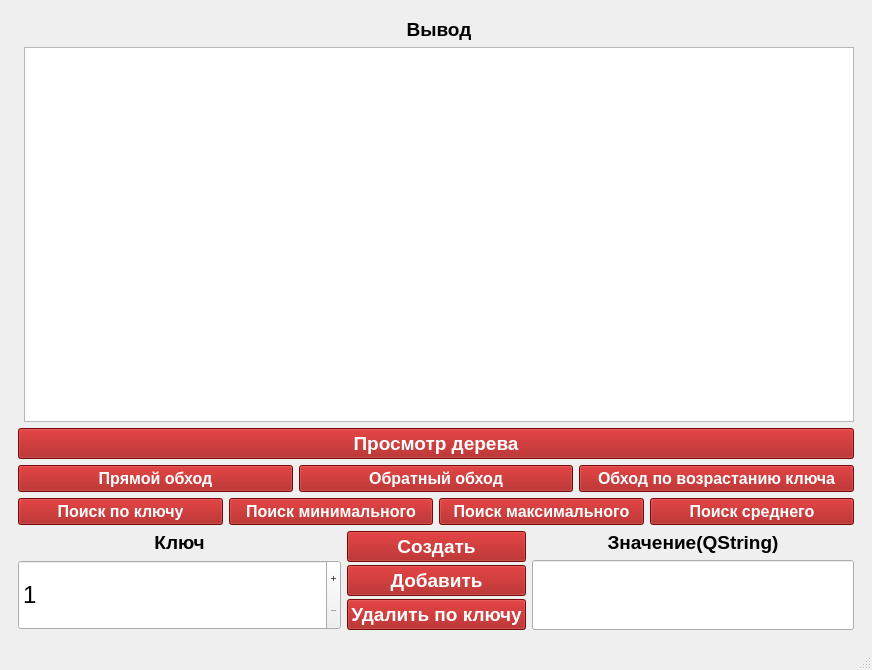
<?xml version="1.0" encoding="UTF-8"?>
<ui version="4.0">
 <class>MainWindow</class>
 <widget class="QMainWindow" name="MainWindow">
  <property name="geometry">
   <rect>
    <x>0</x>
    <y>0</y>
    <width>872</width>
    <height>670</height>
   </rect>
  </property>
  <property name="windowTitle">
   <string>AVLTree</string>
  </property>
  <widget class="QWidget" name="centralwidget">
   <layout class="QFormLayout" name="formLayout_2">
    <item row="0" column="0" colspan="2">
     <widget class="QStackedWidget" name="stackedWidget">
      <property name="currentIndex">
       <number>0</number>
      </property>
      <widget class="QWidget" name="page">
       <layout class="QGridLayout" name="gridLayout_2">
        <property name="sizeConstraint">
         <enum>QLayout::SetDefaultConstraint</enum>
        </property>
        <property name="leftMargin">
         <number>9</number>
        </property>
        <property name="topMargin">
         <number>9</number>
        </property>
        <item row="6" column="0" rowspan="2" colspan="2">
         <layout class="QHBoxLayout" name="horizontalLayout">
          <property name="spacing">
           <number>6</number>
          </property>
          <property name="topMargin">
           <number>0</number>
          </property>
          <item>
           <layout class="QVBoxLayout" name="verticalLayout">
            <item>
             <widget class="QLabel" name="label">
              <property name="sizePolicy">
               <sizepolicy hsizetype="Expanding" vsizetype="Fixed">
                <horstretch>0</horstretch>
                <verstretch>0</verstretch>
               </sizepolicy>
              </property>
              <property name="font">
               <font>
                <pointsize>14</pointsize>
                <bold>true</bold>
               </font>
              </property>
              <property name="text">
               <string>Ключ</string>
              </property>
              <property name="alignment">
               <set>Qt::AlignCenter</set>
              </property>
             </widget>
            </item>
            <item>
             <widget class="QSpinBox" name="keyValue">
              <property name="sizePolicy">
               <sizepolicy hsizetype="Expanding" vsizetype="Expanding">
                <horstretch>0</horstretch>
                <verstretch>0</verstretch>
               </sizepolicy>
              </property>
              <property name="font">
               <font>
                <pointsize>18</pointsize>
               </font>
              </property>
              <property name="buttonSymbols">
               <enum>QAbstractSpinBox::PlusMinus</enum>
              </property>
              <property name="minimum">
               <number>1</number>
              </property>
              <property name="maximum">
               <number>2147483647</number>
              </property>
             </widget>
            </item>
           </layout>
          </item>
          <item>
           <layout class="QVBoxLayout" name="verticalLayout_3">
            <property name="spacing">
             <number>3</number>
            </property>
            <item>
             <widget class="QPushButton" name="createButton">
              <property name="sizePolicy">
               <sizepolicy hsizetype="Minimum" vsizetype="Expanding">
                <horstretch>0</horstretch>
                <verstretch>0</verstretch>
               </sizepolicy>
              </property>
              <property name="font">
               <font>
                <pointsize>14</pointsize>
                <bold>true</bold>
               </font>
              </property>
              <property name="cursor">
               <cursorShape>PointingHandCursor</cursorShape>
              </property>
              <property name="styleSheet">
               <string notr="true">background-color: rgb(162, 11, 11);
color: rgb(255, 255, 255);</string>
              </property>
              <property name="text">
               <string>Создать</string>
              </property>
             </widget>
            </item>
            <item>
             <widget class="QPushButton" name="addButton">
              <property name="sizePolicy">
               <sizepolicy hsizetype="Minimum" vsizetype="Expanding">
                <horstretch>0</horstretch>
                <verstretch>0</verstretch>
               </sizepolicy>
              </property>
              <property name="font">
               <font>
                <pointsize>14</pointsize>
                <bold>true</bold>
               </font>
              </property>
              <property name="cursor">
               <cursorShape>PointingHandCursor</cursorShape>
              </property>
              <property name="styleSheet">
               <string notr="true">background-color: rgb(162, 11, 11);
color: rgb(255, 255, 255);</string>
              </property>
              <property name="text">
               <string>Добавить</string>
              </property>
             </widget>
            </item>
            <item>
             <widget class="QPushButton" name="deleteButton">
              <property name="sizePolicy">
               <sizepolicy hsizetype="Minimum" vsizetype="Expanding">
                <horstretch>0</horstretch>
                <verstretch>0</verstretch>
               </sizepolicy>
              </property>
              <property name="font">
               <font>
                <pointsize>14</pointsize>
                <bold>true</bold>
               </font>
              </property>
              <property name="cursor">
               <cursorShape>PointingHandCursor</cursorShape>
              </property>
              <property name="styleSheet">
               <string notr="true">background-color: rgb(162, 11, 11);
color: rgb(255, 255, 255);
</string>
              </property>
              <property name="text">
               <string>Удалить по ключу</string>
              </property>
             </widget>
            </item>
           </layout>
          </item>
          <item>
           <layout class="QVBoxLayout" name="verticalLayout_2">
            <item>
             <widget class="QLabel" name="label_2">
              <property name="sizePolicy">
               <sizepolicy hsizetype="Expanding" vsizetype="Fixed">
                <horstretch>0</horstretch>
                <verstretch>0</verstretch>
               </sizepolicy>
              </property>
              <property name="font">
               <font>
                <pointsize>14</pointsize>
                <bold>true</bold>
               </font>
              </property>
              <property name="text">
               <string>Значение(QString)</string>
              </property>
              <property name="alignment">
               <set>Qt::AlignCenter</set>
              </property>
             </widget>
            </item>
            <item>
             <widget class="QLineEdit" name="valueEdit">
              <property name="sizePolicy">
               <sizepolicy hsizetype="Expanding" vsizetype="Expanding">
                <horstretch>0</horstretch>
                <verstretch>0</verstretch>
               </sizepolicy>
              </property>
              <property name="font">
               <font>
                <pointsize>16</pointsize>
               </font>
              </property>
             </widget>
            </item>
           </layout>
          </item>
         </layout>
        </item>
        <item row="1" column="0" colspan="2">
         <widget class="QPushButton" name="treeButton">
          <property name="sizePolicy">
           <sizepolicy hsizetype="Minimum" vsizetype="Fixed">
            <horstretch>0</horstretch>
            <verstretch>0</verstretch>
           </sizepolicy>
          </property>
          <property name="font">
           <font>
            <pointsize>14</pointsize>
            <bold>true</bold>
           </font>
          </property>
          <property name="cursor">
           <cursorShape>PointingHandCursor</cursorShape>
          </property>
          <property name="layoutDirection">
           <enum>Qt::LeftToRight</enum>
          </property>
          <property name="autoFillBackground">
           <bool>false</bool>
          </property>
          <property name="styleSheet">
           <string notr="true">background-color: rgb(162, 11, 11);
color: rgb(255, 255, 255);</string>
          </property>
          <property name="text">
           <string>Просмотр дерева</string>
          </property>
          <property name="autoDefault">
           <bool>false</bool>
          </property>
          <property name="default">
           <bool>false</bool>
          </property>
          <property name="flat">
           <bool>false</bool>
          </property>
         </widget>
        </item>
        <item row="4" column="0" colspan="2">
         <layout class="QHBoxLayout" name="horizontalLayout_5">
          <item>
           <widget class="QPushButton" name="directInputButton">
            <property name="font">
             <font>
              <pointsize>12</pointsize>
              <bold>true</bold>
             </font>
            </property>
            <property name="cursor">
             <cursorShape>PointingHandCursor</cursorShape>
            </property>
            <property name="styleSheet">
             <string notr="true">background-color: rgb(162, 11, 11);
color: rgb(255, 255, 255);</string>
            </property>
            <property name="text">
             <string>Прямой обход</string>
            </property>
           </widget>
          </item>
          <item>
           <widget class="QPushButton" name="reverseInputButton">
            <property name="font">
             <font>
              <pointsize>12</pointsize>
              <bold>true</bold>
             </font>
            </property>
            <property name="cursor">
             <cursorShape>PointingHandCursor</cursorShape>
            </property>
            <property name="styleSheet">
             <string notr="true">background-color: rgb(162, 11, 11);
color: rgb(255, 255, 255);</string>
            </property>
            <property name="text">
             <string>Обратный обход</string>
            </property>
           </widget>
          </item>
          <item>
           <widget class="QPushButton" name="increseKeyButton">
            <property name="font">
             <font>
              <pointsize>12</pointsize>
              <bold>true</bold>
             </font>
            </property>
            <property name="cursor">
             <cursorShape>PointingHandCursor</cursorShape>
            </property>
            <property name="styleSheet">
             <string notr="true">background-color: rgb(162, 11, 11);
color: rgb(255, 255, 255);</string>
            </property>
            <property name="text">
             <string>Обход по возрастанию ключа</string>
            </property>
           </widget>
          </item>
         </layout>
        </item>
        <item row="0" column="1">
         <layout class="QVBoxLayout" name="verticalLayout_5">
          <item>
           <widget class="QLabel" name="label_3">
            <property name="font">
             <font>
              <pointsize>14</pointsize>
              <bold>true</bold>
             </font>
            </property>
            <property name="text">
             <string>Вывод</string>
            </property>
            <property name="alignment">
             <set>Qt::AlignCenter</set>
            </property>
           </widget>
          </item>
          <item>
           <widget class="QListWidget" name="inputWidget">
            <property name="sizePolicy">
             <sizepolicy hsizetype="Expanding" vsizetype="Expanding">
              <horstretch>0</horstretch>
              <verstretch>0</verstretch>
             </sizepolicy>
            </property>
            <property name="minimumSize">
             <size>
              <width>0</width>
              <height>0</height>
             </size>
            </property>
            <property name="maximumSize">
             <size>
              <width>16777215</width>
              <height>2740</height>
             </size>
            </property>
            <property name="font">
             <font>
              <pointsize>14</pointsize>
             </font>
            </property>
            <property name="wordWrap">
             <bool>true</bool>
            </property>
           </widget>
          </item>
         </layout>
        </item>
        <item row="5" column="0" colspan="2">
         <layout class="QHBoxLayout" name="horizontalLayout_7">
          <item>
           <widget class="QPushButton" name="findButton">
            <property name="font">
             <font>
              <pointsize>12</pointsize>
              <bold>true</bold>
             </font>
            </property>
            <property name="cursor">
             <cursorShape>PointingHandCursor</cursorShape>
            </property>
            <property name="styleSheet">
             <string notr="true">background-color: rgb(162, 11, 11);
color: rgb(255, 255, 255);</string>
            </property>
            <property name="text">
             <string>Поиск по ключу</string>
            </property>
           </widget>
          </item>
          <item>
           <widget class="QPushButton" name="findMinButton">
            <property name="font">
             <font>
              <pointsize>12</pointsize>
              <bold>true</bold>
             </font>
            </property>
            <property name="cursor">
             <cursorShape>PointingHandCursor</cursorShape>
            </property>
            <property name="styleSheet">
             <string notr="true">background-color: rgb(162, 11, 11);
color: rgb(255, 255, 255);</string>
            </property>
            <property name="text">
             <string>Поиск минимального</string>
            </property>
           </widget>
          </item>
          <item>
           <widget class="QPushButton" name="findMaxButton">
            <property name="font">
             <font>
              <pointsize>12</pointsize>
              <bold>true</bold>
             </font>
            </property>
            <property name="cursor">
             <cursorShape>PointingHandCursor</cursorShape>
            </property>
            <property name="styleSheet">
             <string notr="true">background-color: rgb(162, 11, 11);
color: rgb(255, 255, 255);</string>
            </property>
            <property name="text">
             <string>Поиск максимального</string>
            </property>
           </widget>
          </item>
          <item>
           <widget class="QPushButton" name="findAverageButton">
            <property name="font">
             <font>
              <pointsize>12</pointsize>
              <bold>true</bold>
             </font>
            </property>
            <property name="cursor">
             <cursorShape>PointingHandCursor</cursorShape>
            </property>
            <property name="styleSheet">
             <string notr="true">background-color: rgb(162, 11, 11);
color: rgb(255, 255, 255);</string>
            </property>
            <property name="text">
             <string>Поиск среднего</string>
            </property>
           </widget>
          </item>
         </layout>
        </item>
       </layout>
      </widget>
      <widget class="QWidget" name="page_2">
       <layout class="QGridLayout" name="gridLayout_3">
        <item row="0" column="0">
         <widget class="QTreeView" name="treeView">
          <property name="font">
           <font>
            <pointsize>16</pointsize>
           </font>
          </property>
          <property name="lineWidth">
           <number>1</number>
          </property>
          <property name="autoScrollMargin">
           <number>16</number>
          </property>
          <property name="editTriggers">
           <set>QAbstractItemView::NoEditTriggers</set>
          </property>
          <property name="alternatingRowColors">
           <bool>false</bool>
          </property>
          <property name="selectionMode">
           <enum>QAbstractItemView::SingleSelection</enum>
          </property>
          <property name="selectionBehavior">
           <enum>QAbstractItemView::SelectItems</enum>
          </property>
          <property name="textElideMode">
           <enum>Qt::ElideLeft</enum>
          </property>
          <property name="autoExpandDelay">
           <number>-1</number>
          </property>
          <property name="uniformRowHeights">
           <bool>false</bool>
          </property>
          <property name="sortingEnabled">
           <bool>false</bool>
          </property>
          <property name="animated">
           <bool>true</bool>
          </property>
          <property name="allColumnsShowFocus">
           <bool>false</bool>
          </property>
          <property name="headerHidden">
           <bool>true</bool>
          </property>
          <property name="expandsOnDoubleClick">
           <bool>true</bool>
          </property>
          <attribute name="headerVisible">
           <bool>false</bool>
          </attribute>
          <attribute name="headerShowSortIndicator" stdset="0">
           <bool>false</bool>
          </attribute>
          <attribute name="headerStretchLastSection">
           <bool>true</bool>
          </attribute>
         </widget>
        </item>
        <item row="1" column="0">
         <widget class="QPushButton" name="backButton">
          <property name="font">
           <font>
            <pointsize>14</pointsize>
            <bold>true</bold>
           </font>
          </property>
          <property name="styleSheet">
           <string notr="true">background-color: rgb(162, 11, 11);
color: rgb(255, 255, 255);</string>
          </property>
          <property name="text">
           <string>Назад</string>
          </property>
         </widget>
        </item>
       </layout>
      </widget>
     </widget>
    </item>
   </layout>
  </widget>
  <widget class="QMenuBar" name="menubar">
   <property name="geometry">
    <rect>
     <x>0</x>
     <y>0</y>
     <width>872</width>
     <height>22</height>
    </rect>
   </property>
  </widget>
  <widget class="QStatusBar" name="statusbar"/>
 </widget>
 <tabstops>
  <tabstop>valueEdit</tabstop>
  <tabstop>keyValue</tabstop>
  <tabstop>createButton</tabstop>
  <tabstop>treeView</tabstop>
  <tabstop>backButton</tabstop>
 </tabstops>
 <resources/>
 <connections/>
</ui>
